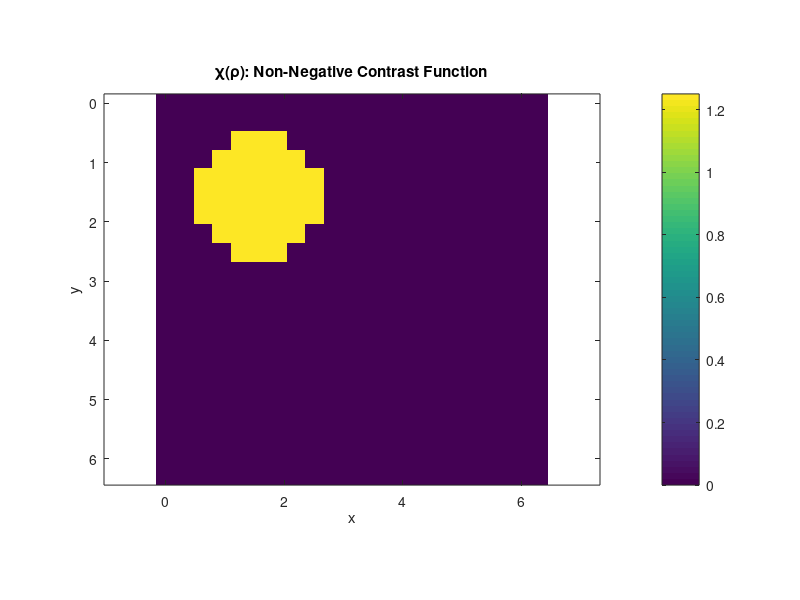
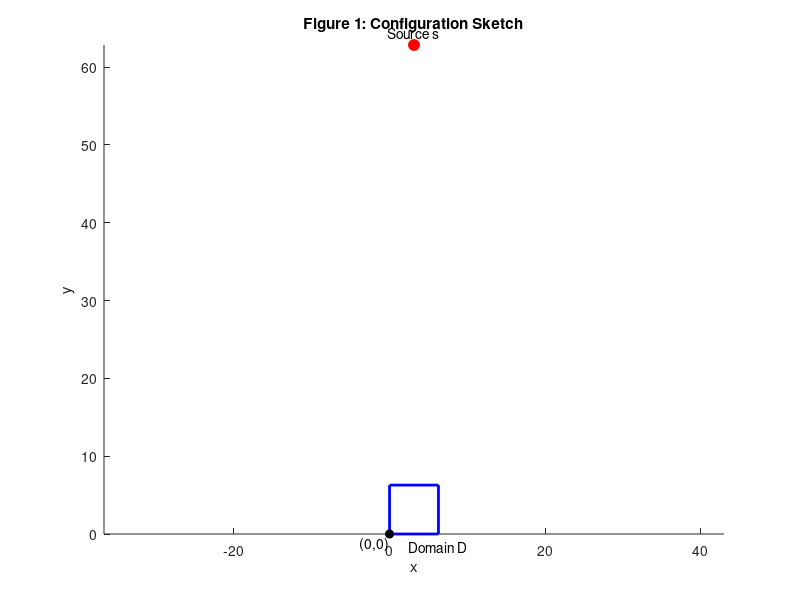

Reproduce these figures in MATLAB, in order. (Note: this script raises an error after producing the figures.)
%% STEP 21

%% Draw object domain and the locate the source 
% STEP 2
kb_0 = 1;
lambda = 2 * pi / kb_0; % wavefield of the background field

% Rectangle domain (D) corners
x1 = 0; y1 = 0; % upper left corner
x2 = lambda; y2 = lambda; % lower right corner

% Location of the source
sx = 1/2 * lambda;
sy = 10 * lambda;

% % Figure
% figure; hold on; axis equal;
% xlabel('x'); ylabel('y');
% title('Figure 1: Configuration Sketch');
% 
% % Draw rectangle D
% rectangle('Position', [x1, y1, x2 - x1, y2 - y1], 'EdgeColor', 'b', 'LineWidth', 2);
% text(x2, -lambda/4, 'Domain D', 'HorizontalAlignment', 'center');
% 
% % Mark origin
% plot(0, 0, 'ko', 'MarkerFaceColor', 'k');
% text(0, -lambda/5, '(0,0)', 'HorizontalAlignment', 'right');
% 
% % Mark right corner
% plot(lambda, lambda, 'ko', 'MarkerFaceColor', 'k');
% text(lambda+ lambda/2, lambda+lambda/4, '({\lambda},{\lambda})', 'HorizontalAlignment', 'right');
% 
% % Plot source location
% plot(sx, sy, 'ro', 'MarkerSize', 8, 'MarkerFaceColor', 'r');
% text(sx, sy + lambda/4, 'Source s', 'HorizontalAlignment', 'center');
% 
% % Adjust axis
% %xlim([-lambda, sx + lambda]);
% ylim([-sy/10, sy + 2*lambda]);
% set(gca, 'YDir', 'reverse');  % because y increases downward
% grid on

%% STEP 5
h = lambda / 20; % Grid spacing
x = 0:h:lambda; % x coordinates (21 points)
y = 0:h:lambda; % y coordinates (21 points)
Nx = length(x);
Ny = length(y);

[X, Y] = meshgrid(x, y);   % Y increases downwards by default in images
%% STEP 6
% Compute |ro - ro_s| at each grid point
R = sqrt((X - sx).^2 + (Y - sy).^2);

% Compute the incident field (2D array) using Hankel function of the second kind, order 0
u_inc0 = -1j/4 * besselh(0, 2, kb_0 * R);  % H_0^(2)(kb * R)

%% STEP 8
xc = lambda / 4;          
yc = lambda / 4;           
radius = lambda / 6;       % radius of the object
%side = lambda / 3;         % side length of the square object

% Define wavenumber field k(p)
k_object = 1.5* kb_0;       % Higher wavenumber inside the object
k_field = kb_0 * ones(Ny, Nx);  % Initialize as background

% Set k(p) > kb inside the circular object
object_mask = ((X - xc).^2 + (Y - yc).^2) <= radius^2;

%%Set k(p) > kb inside the square object
%object_mask = abs(X - xc) <= side/2 & abs(Y - yc) <= side/2;
%object_mask = abs(X - xc) <= side/2 & abs(Y - yc) <= lambda/40; %horizontal line
%object_mask = abs(X - xc) <= lambda/40 & abs(Y - yc) <= side/2; %vertical line

k_field(object_mask) = k_object;

% Define non-negative contrast function chi(ro)
chi = (k_field / kb_0).^2 - 1;

% STEP 9
% Plot
figure;
imagesc(x, y, chi);
axis equal tight;
colorbar;
title('\chi(\rho): Non-Negative Contrast Function');
xlabel('x'); ylabel('y');

%% STEP 10
% Define the receiver domain D^{rec} as a line segment
figure; hold on; axis equal;
xlabel('x'); ylabel('y');
title('Figure 1: Configuration Sketch');

% Draw rectangle D
rectangle('Position', [x1, y1, x2 - x1, y2 - y1], 'EdgeColor', 'b', 'LineWidth', 2);
text(x2, -lambda/4, 'Domain D', 'HorizontalAlignment', 'center');

% Mark origin
plot(0, 0, 'ko', 'MarkerFaceColor', 'k');
text(0, -lambda/5, '(0,0)', 'HorizontalAlignment', 'right');

% Plot source location
plot(sx, sy, 'ro', 'MarkerSize', 8, 'MarkerFaceColor', 'r');
text(sx, sy + lambda/4, 'Source s', 'HorizontalAlignment', 'center');

% Define the reciever domain 1
x_D_rec_start = -lambda; % x-coordinate of the start point of receiver domain
x_D_rec_end = 2*lambda; % x-coordinate of the end point of receiver domain
y_D_rec = 1.5*lambda; % y-coordinate of the receiver domain (does not change)
% Draw the D^{rec} in Figure 1
scatter(x_D_rec_start:h: x_D_rec_end, y_D_rec);
text(2.1*lambda, y_D_rec, 'Receiver Domain D^{rec}', 'HorizontalAlignment', 'left');

% Adjust axis
ylim([-1.5*lambda-sy/10, sy + 2*lambda]);
set(gca, 'YDir', 'reverse');  % because y increases downward
grid on
%% STEP 11
% Introduce grid on D^{rec}
%x_D_rec_grids = x_D_rec_start : 30*h : x_D_rec_end;
x_D_rec_grids = x_D_rec_start : 3*h : x_D_rec_end;

M = length(x_D_rec_grids);

%% STEP 13
N = size(chi,1) * size(chi,2);
chi_vec = reshape(chi, [N,1]); % contrast function chi(ro) vector
%% STEP 14
% Build the system matrix A (M x N)
% Define voxel area and midpoint values of the grids (voxels)
area = h^2; % area of a voxel via uniformly grid spacing
x_fine = 0:(h/2):lambda;      % 41 points: spacing = lambda/40
y_fine = 0:(h/2):lambda;
x_midpoint = x_fine(1:2:end);      % take every second value → 21 points
y_midpoint = y_fine(1:2:end);

[X_midpoint, Y_midpoint] = meshgrid(x_midpoint, y_midpoint);
kb_vals = linspace(1,10, 30);
A_all = zeros(M*length(kb_vals), N);

for idx = 1: length(kb_vals)
    kb = kb_vals(idx);
    Green_dist = zeros(M,N);
    for m = 1:M  
        % Compute |ro_m - ro_n'| at each grid point, ro_m -> receiver
        % locations, ro_n' -> midpoint locations of the voxels
        row_Green = sqrt((x_D_rec_grids(m) - X_midpoint).^2 + (y_D_rec - Y_midpoint).^2); 
        Green_dist(m,:) = reshape(row_Green, [1,N]);
    end
    
    % Compute the Green function (2D array) using Hankel function of the second kind, order 0
    Green_func = -1j/4 * besselh(0, 2, kb * Green_dist);  
    G_s = kb^2 * area * Green_func;
    % Compute the incident field (2D array) using Hankel function of the second kind, order 0
    u_inc = -1j/4 * besselh(0, 2, kb * R);  % H_0^(2)(kb * R)
    u_inc_vec = reshape(u_inc, [N,1]);
    A = G_s * diag(u_inc_vec);


    % % Compute the Green function (2D array) using Hankel function of the second kind, order 0
    % Green_func = -1j/4 * besselh(0, 2, kb * Green_dist);  
    % G_s = kb^2 * area * Green_func;
    % % Compute the incident field (2D array) using Hankel function of the second kind, order 0
    % u_inc = -1j/4 * besselh(0, 2, kb * R);  % H_0^(2)(kb * R)
    % % Create Kronecker product
    % K = kron(u_inc.', eye(Nx));  % u_inc.' is transpose (not conjugate transpose)
    % A = G_s * K;

    A_all(M*(idx-1)+1:M*idx, :) = A;
end

rank(A_all, 1e-3)
%% STEP 15

sing_vals = svd(A_all);

% Plot singular values
figure()
plot(1:length(sing_vals), sing_vals, 'x', 'MarkerSize', 10, 'LineWidth', 4); 
xlabel('Index', 'FontSize', 14);
ylabel('Singular Value', 'FontSize', 14);
title('Singular Values of A', 'FontSize', 16);
%set(gca, 'FontSize', 12);
set(gca,'YScale', 'log');
grid on;

% STEP 16
% Compute the scattered field
u_sc = A_all * chi_vec;

% STEP 17
% Find minimum norm solution to contrast function vector

%[U_r, S_r, V_r] = svd(A);
chi_vec_mn = pinv(A_all) * u_sc;

%% STEP 18
% Make an image of the minimum norm solution
chi_mn = reshape(real(chi_vec_mn), [Nx, Ny]);
chi_mn = max(chi_mn, 0);
% Plot
figure;
imagesc(x, y, chi_mn);
axis equal tight;
colorbar;
title('\chi_{mn}(\rho): Minimum Norm Contrast Function');
xlabel('x'); ylabel('y');

%% STEP 21
% Add noise
SNR_dB = 30; % e.g., 20 dB SNR
signal_power = norm(u_sc)^2 / length(u_sc);
noise_power = signal_power / (10^(SNR_dB/10));
noise = sqrt(noise_power) * randn(size(u_sc));  % Gaussian noise
u_sc_noisy = u_sc + noise;

chi_vec_mn_noisy = pinv(A_all) * u_sc_noisy;

chi_mn_noisy = reshape(real(chi_vec_mn_noisy), [Nx, Ny]);
chi_mn_noisy = max(chi_mn_noisy, 0);
% Plot
figure;
imagesc(x, y, chi_mn_noisy);
axis equal tight;
colorbar;
title('\chi_{mn}(\rho): Minimum Norm Contrast Function From Noisy Incident Field');
xlabel('x'); ylabel('y');
